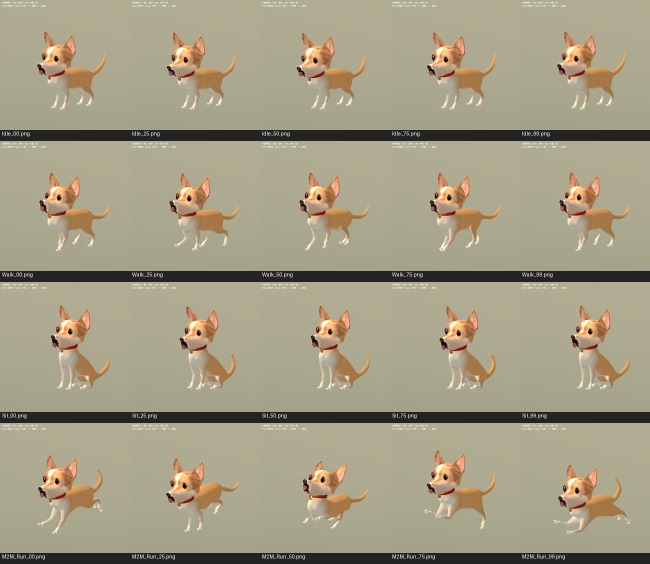
#> input picture docs/06_art/chihuahua_r38_2026-10-14/contact_motion_0.png, 1300 x 1128 px, given in place of view_000.png, which was not available (shown at 1/2 size)
$ python contact_chihuahua_delivery_godot.py ../../docs/06_art/chihuahua_r38_2026-10-14/contact_motion_0.png
#> lines starting #> are read from the running program, lines starting #| are printed output that depends on the picture; pictures that were not available may be replaced by others from this repository, and a replacement may not be noted
from pathlib import Path
from PIL import Image,ImageDraw
import sys
ROOT=Path(__file__).resolve().parents[2];folder=ROOT/'build/dog_delivery'/('godot_runtime' if '--runtime' in sys.argv else 'godot')
clips=['Idle','Walk','Sit','M2M_Run','M2M_Sneak','M2M_Fetch','M2M_Bark','M2M_Alert','M2M_Jump','M2M_Howl','M2M_Sit','M2M_Idle']
def sheet(files,cols,name):
#> called with cols = 4, name = 'contact_views.png'
 w,h=260,282;im=Image.new('RGB',(cols*w,((len(files)+cols-1)//cols)*h),(35,35,35));d=ImageDraw.Draw(im)
#> after `im = Image.new('RGB', (cols * w, (len(files) + cols - 1) // cols * h),`: im: PIL image 1040x564 RGB; every value is 35
 for i,f in enumerate(files):
  tile=Image.open(folder/f).convert('RGB').resize((260,260));x=i%cols*w;y=i//cols*h;im.paste(tile,(x,y));d.text((x+4,y+261),f,fill='white')
#> after `tile = Image.open(folder / f).convert('RGB').resize((260, 260))`:
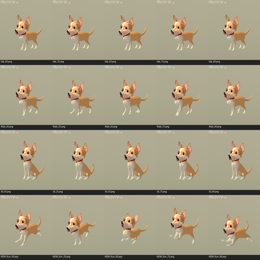
#> tile: PIL image 260x260 RGB; mean R, G, B 163.1, 155.7, 131.6
#> after `im.paste(tile, (x, y))`:
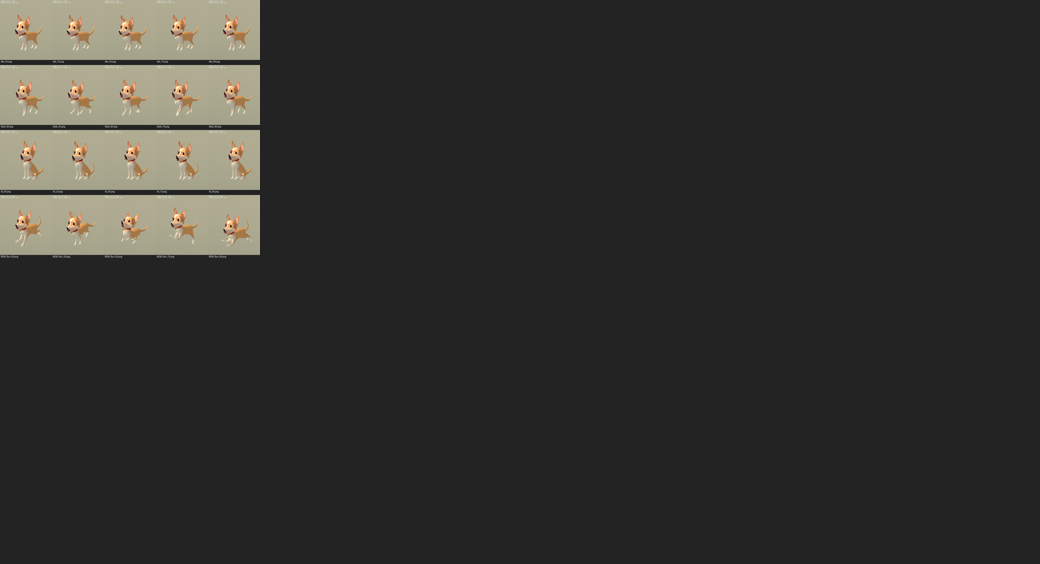
#> im: PIL image 1040x564 RGB; mean R, G, B 49.8, 48.9, 46.1
#> pass 2 of the loop in sheet, `for i,f in enumerate(files):`:
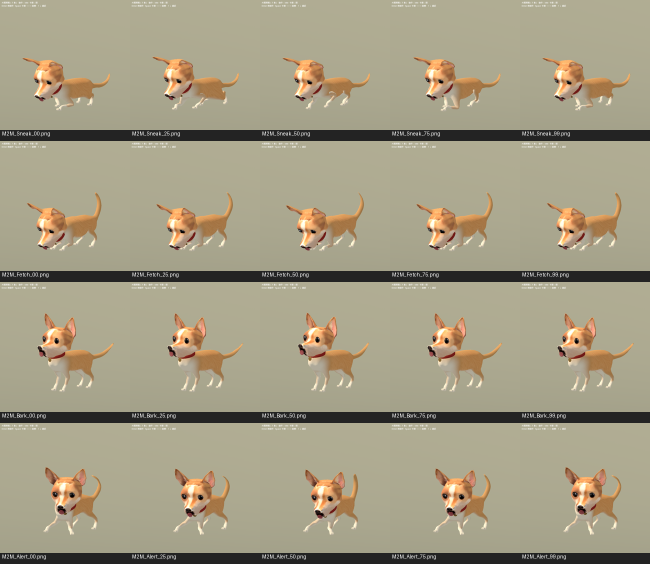
#> input picture docs/06_art/chihuahua_r38_2026-10-14/contact_motion_1.png, 1300 x 1128 px, given in place of view_045.png, which was not available (shown at 1/2 size)
#> in sheet, `tile = Image.open(folder / f).convert('RGB').resize((260, 260))`:
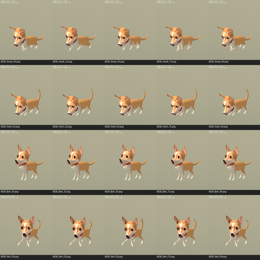
#> tile: PIL image 260x260 RGB; mean R, G, B 163.4, 156.3, 132
#> in sheet, `im.paste(tile, (x, y))`:
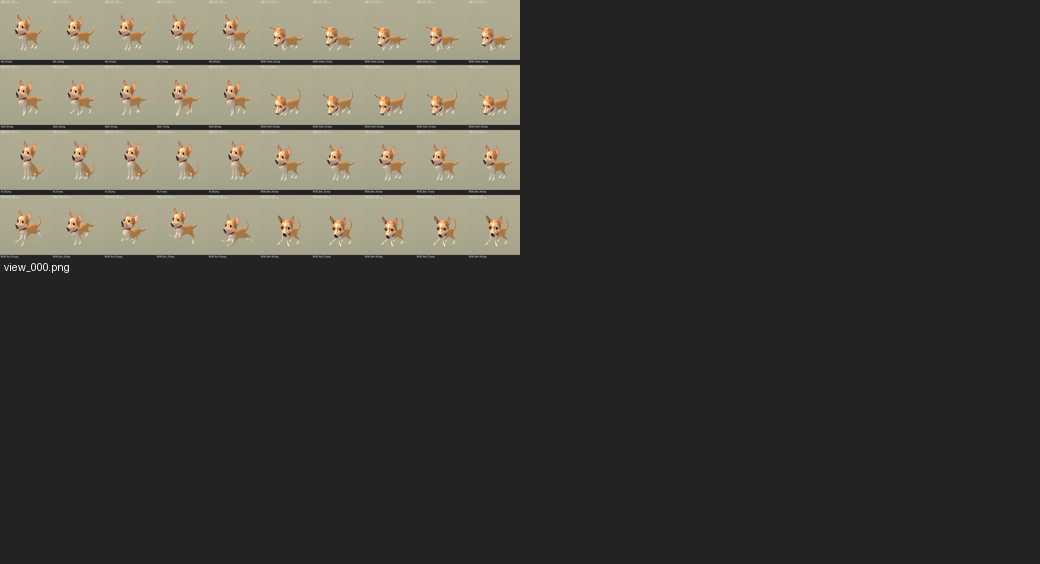
#> im: PIL image 1040x564 RGB; mean R, G, B 64.6, 62.9, 57.4
 im.save(folder/name)
#> (the run stopped early here; a loop or call above may not have finished)
